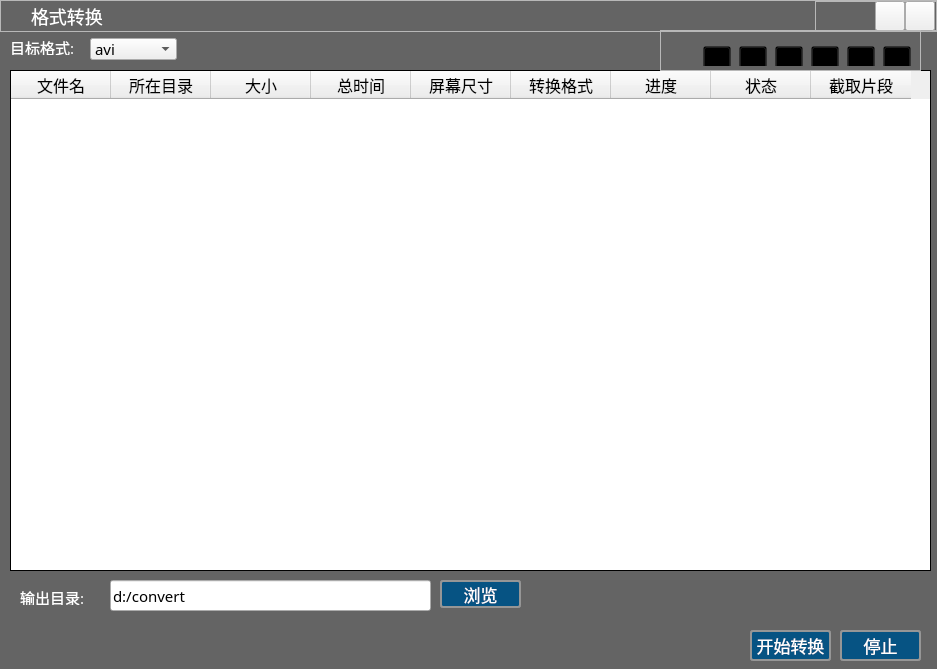
<?xml version="1.0" encoding="UTF-8"?>
<ui version="4.0">
 <class>CDialogConverter</class>
 <widget class="QDialog" name="CDialogConverter">
  <property name="enabled">
   <bool>true</bool>
  </property>
  <property name="geometry">
   <rect>
    <x>0</x>
    <y>0</y>
    <width>937</width>
    <height>669</height>
   </rect>
  </property>
  <property name="windowTitle">
   <string>格式转换</string>
  </property>
  <property name="styleSheet">
   <string notr="true">QDialog{background-color: rgb(100, 100, 100);}
QLabel{color:rgb(255, 255, 255)}

QWidget
{
	font-size:15px;
	font-family:Microsoft Yahei;	
}


QScrollBar:vertical {
    background: #000000;
    width: 16px;
    margin: 16px 0 16px 0;
}

QScrollBar::handle:vertical {
    background:rgb(229, 229, 229);
    min-height: 16px;
border-width:0px;
border-radius:5px;
/*	border-image: url(:/Skin/handle.png);*/
}

QScrollBar::add-line:vertical {
    background: #444444;
    height: 16px;
    subcontrol-position: bottom;
    subcontrol-origin: margin;
}

QScrollBar::sub-line:vertical {
    background: #444444;
    height: 16px;
    subcontrol-position: top;
    subcontrol-origin: margin;

}

QScrollBar::add-page:vertical, QScrollBar::sub-page:vertical {
    background: none;
}

QScrollBar:up-arrow:vertical {
    border: 2px solid #333333;
    width: 6px;
    height: 6px;
    background: #5f5f5f;
	border-image:url(:/Skin/up.png)
}

QScrollBar:down-arrow:vertical {
    border: 2px solid #333333;
    width: 6px;
    height: 6px;
    background: #5f5f5f;
	border-image:url(:/Skin/down.png)
}
</string>
  </property>
  <widget class="QPushButton" name="BtnDstPathOpen">
   <property name="geometry">
    <rect>
     <x>440</x>
     <y>580</y>
     <width>81</width>
     <height>28</height>
    </rect>
   </property>
   <property name="styleSheet">
    <string notr="true">QPushButton{
        background-color:rgb(6, 83, 131);
        border-width: 2px;
        border-color: rgb(150,150,150);
        border-style: solid;
        border-radius: 3;   
font-size:17px;   
color:rgb(255, 255, 255)
		}
QPushButton:hover{  border-color: rgb(160,160,160);background-color:rgb(10, 89, 150);;}
QPushButton:pressed{background-color:rgb(0, 83, 121);}
QPushButton:disabled{ background-color:rgb(110, 110, 110);;}</string>
   </property>
   <property name="text">
    <string>浏览</string>
   </property>
  </widget>
  <widget class="QLineEdit" name="lineEditDstPath">
   <property name="geometry">
    <rect>
     <x>110</x>
     <y>580</y>
     <width>321</width>
     <height>31</height>
    </rect>
   </property>
   <property name="text">
    <string>d:/convert</string>
   </property>
  </widget>
  <widget class="QLabel" name="label">
   <property name="geometry">
    <rect>
     <x>20</x>
     <y>590</y>
     <width>72</width>
     <height>15</height>
    </rect>
   </property>
   <property name="text">
    <string>输出目录:</string>
   </property>
  </widget>
  <widget class="QLabel" name="label_2">
   <property name="geometry">
    <rect>
     <x>10</x>
     <y>40</y>
     <width>72</width>
     <height>15</height>
    </rect>
   </property>
   <property name="text">
    <string>目标格式:</string>
   </property>
  </widget>
  <widget class="QComboBox" name="cmbDstFormat">
   <property name="geometry">
    <rect>
     <x>90</x>
     <y>38</y>
     <width>87</width>
     <height>22</height>
    </rect>
   </property>
   <item>
    <property name="text">
     <string>avi</string>
    </property>
   </item>
   <item>
    <property name="text">
     <string>mp4</string>
    </property>
   </item>
  </widget>
  <widget class="QTableWidget" name="tableWidget">
   <property name="geometry">
    <rect>
     <x>10</x>
     <y>70</y>
     <width>921</width>
     <height>501</height>
    </rect>
   </property>
   <property name="focusPolicy">
    <enum>Qt::NoFocus</enum>
   </property>
   <property name="styleSheet">
    <string notr="true">QTableView {
   /*background: rgb(229,227,231);;*/
/*border-image:url(:/VisitorSystem/png/tableimage.png);*/
border:1px solid;
/*border-color: rgb(160,160,160);*/
selection-background-color:rgb(99, 99, 99);
	alternate-background-color: rgb(216, 216, 216);
selection-color:rgb(255, 255, 255);

}
QTableView::item{
    height:35px;
}

QHeaderView::section {
	font-size:16px;
	font-family:Microsoft Yahei;	
/*
background-color: rgb(90,90,90);
padding:1px;
border:0px;
	color: rgb(255, 255, 255);
padding:2px,0px,2px,0px;
border-right:1px solid #6c6c6c;
border-bottom:1px solid #6c6c6c;*/
}</string>
   </property>
   <property name="editTriggers">
    <set>QAbstractItemView::NoEditTriggers</set>
   </property>
   <property name="alternatingRowColors">
    <bool>true</bool>
   </property>
   <property name="selectionBehavior">
    <enum>QAbstractItemView::SelectRows</enum>
   </property>
   <attribute name="horizontalHeaderVisible">
    <bool>true</bool>
   </attribute>
   <attribute name="horizontalHeaderHighlightSections">
    <bool>false</bool>
   </attribute>
   <attribute name="verticalHeaderVisible">
    <bool>false</bool>
   </attribute>
   <column>
    <property name="text">
     <string>文件名</string>
    </property>
   </column>
   <column>
    <property name="text">
     <string>所在目录</string>
    </property>
   </column>
   <column>
    <property name="text">
     <string>大小</string>
    </property>
   </column>
   <column>
    <property name="text">
     <string>总时间</string>
    </property>
   </column>
   <column>
    <property name="text">
     <string>屏幕尺寸</string>
    </property>
   </column>
   <column>
    <property name="text">
     <string>转换格式</string>
    </property>
   </column>
   <column>
    <property name="text">
     <string>进度</string>
    </property>
   </column>
   <column>
    <property name="text">
     <string>状态</string>
    </property>
   </column>
   <column>
    <property name="text">
     <string>截取片段</string>
    </property>
   </column>
  </widget>
  <widget class="QFrame" name="frameSysBar">
   <property name="geometry">
    <rect>
     <x>0</x>
     <y>0</y>
     <width>938</width>
     <height>32</height>
    </rect>
   </property>
   <property name="styleSheet">
    <string notr="true">QFrame
{
	border-image:url(:/Skin/bg-above2.png);
}
QLabel
{
border-image:null;
color: rgb(255, 255, 255);
}</string>
   </property>
   <property name="frameShape">
    <enum>QFrame::StyledPanel</enum>
   </property>
   <property name="frameShadow">
    <enum>QFrame::Raised</enum>
   </property>
   <layout class="QGridLayout" name="gridLayout_2">
    <property name="leftMargin">
     <number>0</number>
    </property>
    <property name="topMargin">
     <number>0</number>
    </property>
    <property name="rightMargin">
     <number>0</number>
    </property>
    <property name="bottomMargin">
     <number>0</number>
    </property>
    <item row="0" column="0">
     <layout class="QGridLayout" name="gridLayout">
      <property name="horizontalSpacing">
       <number>2</number>
      </property>
      <item row="0" column="1">
       <widget class="QLabel" name="labelTitle">
        <property name="maximumSize">
         <size>
          <width>170</width>
          <height>170</height>
         </size>
        </property>
        <property name="styleSheet">
         <string notr="true">QLabel#labelTitle
{
	color: rgb(255, 255, 255);
	font-size:18px;
	font-family:Microsoft Yahei;	
}</string>
        </property>
        <property name="text">
         <string>格式转换</string>
        </property>
       </widget>
      </item>
      <item row="0" column="2">
       <widget class="QLabel" name="labelFileName">
        <property name="maximumSize">
         <size>
          <width>16777215</width>
          <height>500</height>
         </size>
        </property>
        <property name="styleSheet">
         <string notr="true"/>
        </property>
        <property name="text">
         <string/>
        </property>
       </widget>
      </item>
      <item row="0" column="0">
       <widget class="QLabel" name="logo">
        <property name="minimumSize">
         <size>
          <width>28</width>
          <height>28</height>
         </size>
        </property>
        <property name="maximumSize">
         <size>
          <width>28</width>
          <height>28</height>
         </size>
        </property>
        <property name="styleSheet">
         <string notr="true">border-image: url(:/Skin/logo.png)</string>
        </property>
        <property name="text">
         <string/>
        </property>
       </widget>
      </item>
      <item row="0" column="3">
       <widget class="QFrame" name="frame_sysmenu">
        <property name="minimumSize">
         <size>
          <width>30</width>
          <height>30</height>
         </size>
        </property>
        <property name="maximumSize">
         <size>
          <width>122</width>
          <height>16777215</height>
         </size>
        </property>
        <property name="styleSheet">
         <string notr="true">QFrame
{border-image:null;
}</string>
        </property>
        <property name="frameShape">
         <enum>QFrame::StyledPanel</enum>
        </property>
        <property name="frameShadow">
         <enum>QFrame::Raised</enum>
        </property>
        <widget class="QPushButton" name="BtnClose">
         <property name="geometry">
          <rect>
           <x>90</x>
           <y>0</y>
           <width>30</width>
           <height>30</height>
          </rect>
         </property>
         <property name="toolTip">
          <string>关闭</string>
         </property>
         <property name="styleSheet">
          <string notr="true">QPushButton
{
	
	border-image: url(:/Skin/close.png)0 0 repeat

}
QPushButton:hover
{	
	border-image: url(:/Skin/close.png)30 0 repeat

}
QPushButton:pressed
{	
	border-image: url(:/Skin/close.png)60 0 0 0 repeat
}
QPushButton:disabled
{	
	border-image: url(:/Skin/close.png)90 0 0 0 repeat
}
</string>
         </property>
        </widget>
        <widget class="QPushButton" name="BtnMin">
         <property name="geometry">
          <rect>
           <x>60</x>
           <y>0</y>
           <width>30</width>
           <height>30</height>
          </rect>
         </property>
         <property name="toolTip">
          <string>最小化</string>
         </property>
         <property name="styleSheet">
          <string notr="true">QPushButton
{
	
	border-image: url(:/Skin/min.png)0 0 repeat

}
QPushButton:hover
{	
	border-image: url(:/Skin/min.png)30 0 repeat

}
QPushButton:pressed
{	
	border-image: url(:/Skin/min.png)60 0 0 0 repeat
}
QPushButton:disabled
{	
	border-image: url(:/Skin/min.png)90 0 0 0 repeat
}
</string>
         </property>
        </widget>
       </widget>
      </item>
     </layout>
    </item>
   </layout>
  </widget>
  <widget class="QFrame" name="frameTool">
   <property name="geometry">
    <rect>
     <x>660</x>
     <y>30</y>
     <width>261</width>
     <height>41</height>
    </rect>
   </property>
   <property name="styleSheet">
    <string notr="true"/>
   </property>
   <property name="frameShape">
    <enum>QFrame::StyledPanel</enum>
   </property>
   <property name="frameShadow">
    <enum>QFrame::Raised</enum>
   </property>
   <widget class="QWidget" name="layoutWidget">
    <property name="geometry">
     <rect>
      <x>24</x>
      <y>5</y>
      <width>251</width>
      <height>31</height>
     </rect>
    </property>
    <layout class="QGridLayout" name="gridLayout_3">
     <property name="spacing">
      <number>0</number>
     </property>
     <item row="0" column="1">
      <widget class="QPushButton" name="BtnFileDel">
       <property name="minimumSize">
        <size>
         <width>28</width>
         <height>28</height>
        </size>
       </property>
       <property name="maximumSize">
        <size>
         <width>28</width>
         <height>28</height>
        </size>
       </property>
       <property name="toolTip">
        <string>从列表中移除文件</string>
       </property>
       <property name="styleSheet">
        <string notr="true">QPushButton
{
	background-color: rgba(0,0,0,0);
	border-image: url(:/Skin/Reduce.png)0 0 repeat

}
QPushButton:hover
{	
	border-image: url(:/Skin/Reduce.png)28 0 repeat

}
QPushButton:pressed
{	
	border-image: url(:/Skin/Reduce.png)56 0 0 0 repeat
}
QPushButton:disabled
{	
	border-image: url(:/Skin/Reduce.png)84 0 0 0 repeat
}</string>
       </property>
      </widget>
     </item>
     <item row="0" column="3">
      <widget class="QPushButton" name="BtnFileDelAll">
       <property name="minimumSize">
        <size>
         <width>28</width>
         <height>28</height>
        </size>
       </property>
       <property name="maximumSize">
        <size>
         <width>28</width>
         <height>28</height>
        </size>
       </property>
       <property name="toolTip">
        <string>清空列表</string>
       </property>
       <property name="styleSheet">
        <string notr="true">QPushButton
{
	
	background-color: rgba(0,0,0,0);
	border-image: url(:/Skin/Delete.png)0 0 repeat

}
QPushButton:hover
{	
	border-image: url(:/Skin/Delete.png)28 0 repeat

}
QPushButton:pressed
{	
	border-image: url(:/Skin/Delete.png)56 0 0 0 repeat
}
QPushButton:disabled
{	
	border-image: url(:/Skin/Delete.png)84 0 0 0 repeat
}</string>
       </property>
      </widget>
     </item>
     <item row="0" column="4">
      <widget class="QPushButton" name="BtnListUp">
       <property name="enabled">
        <bool>false</bool>
       </property>
       <property name="minimumSize">
        <size>
         <width>28</width>
         <height>28</height>
        </size>
       </property>
       <property name="maximumSize">
        <size>
         <width>28</width>
         <height>28</height>
        </size>
       </property>
       <property name="toolTip">
        <string>上移</string>
       </property>
       <property name="styleSheet">
        <string notr="true">QPushButton
{
	background-color: rgba(0,0,0,0);
	border-image: url(:/Skin/listup.png)0 0 repeat

}
QPushButton:hover
{	
	border-image: url(:/Skin/listup.png)28 0 repeat

}
QPushButton:pressed
{	
	border-image: url(:/Skin/listup.png)56 0 0 0 repeat
}
QPushButton:disabled
{	
	border-image: url(:/Skin/listup.png)84 0 0 0 repeat
}</string>
       </property>
       <property name="text">
        <string/>
       </property>
      </widget>
     </item>
     <item row="0" column="5">
      <widget class="QPushButton" name="BtnListDown">
       <property name="enabled">
        <bool>false</bool>
       </property>
       <property name="minimumSize">
        <size>
         <width>28</width>
         <height>28</height>
        </size>
       </property>
       <property name="maximumSize">
        <size>
         <width>28</width>
         <height>28</height>
        </size>
       </property>
       <property name="toolTip">
        <string>下移</string>
       </property>
       <property name="styleSheet">
        <string notr="true">QPushButton
{
	background-color: rgba(0,0,0,0);
	border-image: url(:/Skin/listdown.png)0 0 repeat

}
QPushButton:hover
{	
	border-image: url(:/Skin/listdown.png)28 0 repeat

}
QPushButton:pressed
{	
	border-image: url(:/Skin/listdown.png)56 0 0 0 repeat
}
QPushButton:disabled
{	
	border-image: url(:/Skin/listdown.png)84 0 0 0 repeat
}</string>
       </property>
       <property name="text">
        <string/>
       </property>
      </widget>
     </item>
     <item row="0" column="0">
      <widget class="QPushButton" name="BtnFileAdd">
       <property name="enabled">
        <bool>true</bool>
       </property>
       <property name="minimumSize">
        <size>
         <width>28</width>
         <height>28</height>
        </size>
       </property>
       <property name="maximumSize">
        <size>
         <width>28</width>
         <height>28</height>
        </size>
       </property>
       <property name="toolTip">
        <string>增加列表文件</string>
       </property>
       <property name="styleSheet">
        <string notr="true">QPushButton
{
	background-color: rgba(0,0,0,0);
	border-image: url(:/Skin/add.png)0 0 repeat

}
QPushButton:hover
{	
	border-image: url(:/Skin/add.png)28 0 repeat

}
QPushButton:pressed
{	
	border-image: url(:/Skin/add.png)56 0 0 0 repeat
}
QPushButton:disabled
{	
	border-image: url(:/Skin/add.png)84 0 0 0 repeat
}</string>
       </property>
      </widget>
     </item>
     <item row="0" column="2">
      <widget class="QPushButton" name="BtnEdit">
       <property name="enabled">
        <bool>true</bool>
       </property>
       <property name="minimumSize">
        <size>
         <width>28</width>
         <height>28</height>
        </size>
       </property>
       <property name="maximumSize">
        <size>
         <width>28</width>
         <height>28</height>
        </size>
       </property>
       <property name="toolTip">
        <string>编辑</string>
       </property>
       <property name="styleSheet">
        <string notr="true">QPushButton
{
	
	background-color: rgba(0,0,0,0);
	border-image: url(:/Skin/edit.png)0 0 repeat

}
QPushButton:hover
{	
	border-image: url(:/Skin/edit.png)28 0 repeat

}
QPushButton:pressed
{	
	border-image: url(:/Skin/edit.png)56 0 0 0 repeat
}
QPushButton:disabled
{	
	border-image: url(:/Skin/edit.png)84 0 0 0 repeat
}</string>
       </property>
      </widget>
     </item>
    </layout>
   </widget>
  </widget>
  <widget class="QPushButton" name="BtnStart">
   <property name="geometry">
    <rect>
     <x>750</x>
     <y>630</y>
     <width>81</width>
     <height>31</height>
    </rect>
   </property>
   <property name="styleSheet">
    <string notr="true">QPushButton{
        background-color:rgb(6, 83, 131);
        border-width: 2px;
        border-color: rgb(150,150,150);
        border-style: solid;
        border-radius: 3;   
font-size:17px;   
color:rgb(255, 255, 255)
		}
QPushButton:hover{  border-color: rgb(160,160,160);background-color:rgb(10, 89, 150);;}
QPushButton:pressed{background-color:rgb(0, 83, 121);}
QPushButton:disabled{ background-color:rgb(110, 110, 110);;}</string>
   </property>
   <property name="text">
    <string>开始转换</string>
   </property>
  </widget>
  <widget class="QPushButton" name="BtnStop">
   <property name="geometry">
    <rect>
     <x>840</x>
     <y>630</y>
     <width>81</width>
     <height>31</height>
    </rect>
   </property>
   <property name="styleSheet">
    <string notr="true">QPushButton{
        background-color:rgb(6, 83, 131);
        border-width: 2px;
        border-color: rgb(150,150,150);
        border-style: solid;
        border-radius: 3;   
font-size:17px;   
color:rgb(255, 255, 255)
		}
QPushButton:hover{  border-color: rgb(160,160,160);background-color:rgb(10, 89, 150);;}
QPushButton:pressed{background-color:rgb(0, 83, 121);}
QPushButton:disabled{ background-color:rgb(110, 110, 110);;}</string>
   </property>
   <property name="text">
    <string>停止</string>
   </property>
  </widget>
 </widget>
 <layoutdefault spacing="6" margin="11"/>
 <resources>
  <include location="sisecplayer.qrc"/>
 </resources>
 <connections/>
</ui>
